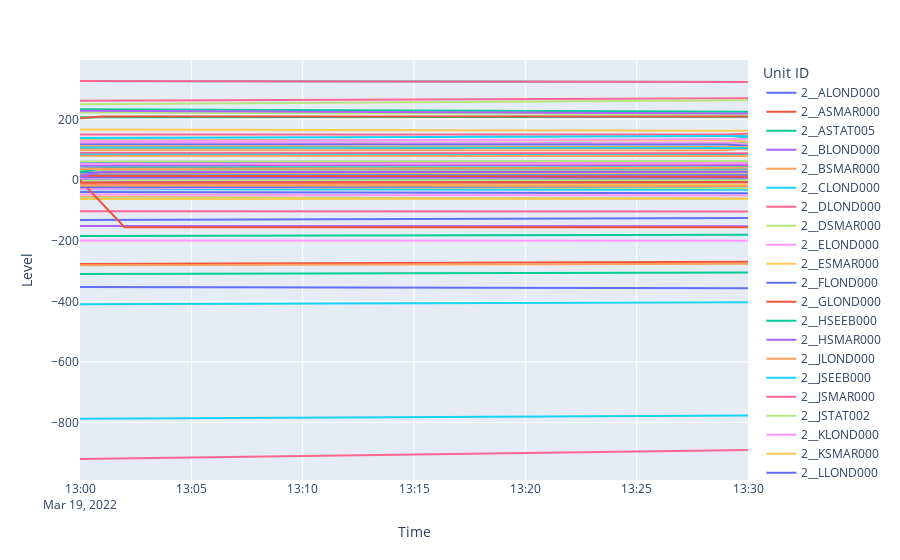

Notebook code for this chart:
### Markdown cell above
# Not very informative

### Code cell
px.line(
    df_fpn_linear_interesting,
    x="Time",
    y="Level",
    color="Unit ID",
)
